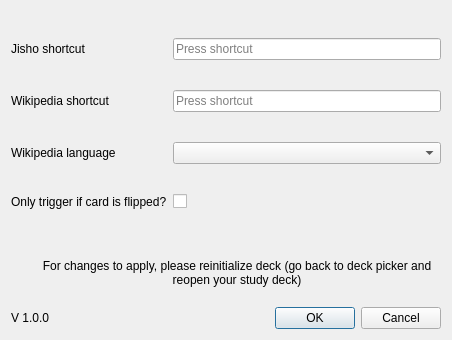
<?xml version="1.0" encoding="UTF-8"?>
<ui version="4.0">
 <class>Settings</class>
 <widget class="QDialog" name="Settings">
  <property name="enabled">
   <bool>true</bool>
  </property>
  <property name="geometry">
   <rect>
    <x>0</x>
    <y>0</y>
    <width>452</width>
    <height>340</height>
   </rect>
  </property>
  <property name="sizePolicy">
   <sizepolicy hsizetype="Fixed" vsizetype="Fixed">
    <horstretch>0</horstretch>
    <verstretch>0</verstretch>
   </sizepolicy>
  </property>
  <property name="windowTitle">
   <string>JishoLookup config</string>
  </property>
  <property name="modal">
   <bool>true</bool>
  </property>
  <layout class="QGridLayout" name="outerGrid">
   <item row="6" column="3">
    <widget class="QDialogButtonBox" name="buttonBox">
     <property name="orientation">
      <enum>Qt::Horizontal</enum>
     </property>
     <property name="standardButtons">
      <set>QDialogButtonBox::Cancel|QDialogButtonBox::Ok</set>
     </property>
    </widget>
   </item>
   <item row="6" column="0" colspan="2">
    <widget class="QLabel" name="version">
     <property name="text">
      <string>V 1.0.0</string>
     </property>
    </widget>
   </item>
   <item row="0" column="0" rowspan="4" colspan="4">
    <layout class="QGridLayout" name="gridLayout" rowstretch="0,0,0,0">
     <property name="sizeConstraint">
      <enum>QLayout::SetDefaultConstraint</enum>
     </property>
     <property name="verticalSpacing">
      <number>3</number>
     </property>
     <!-- Row 0: Jisho shortcut -->
     <item row="0" column="0">
      <widget class="QLabel" name="jishoLabel">
       <property name="toolTip">
        <string>The keyboard shortcut for Jisho lookup</string>
       </property>
       <property name="text">
        <string>Jisho shortcut</string>
       </property>
      </widget>
     </item>
     <item row="0" column="1">
      <widget class="QKeySequenceEdit" name="jishoTrigger">
       <property name="toolTip">
        <string>Left-click and choose key combo, then hit enter</string>
       </property>
      </widget>
     </item>
     <!-- Row 1: Wikipedia shortcut -->
     <item row="1" column="0">
      <widget class="QLabel" name="wikipediaLabel">
       <property name="toolTip">
        <string>The keyboard shortcut for Wikipedia lookup (fallback)</string>
       </property>
       <property name="text">
        <string>Wikipedia shortcut</string>
       </property>
      </widget>
     </item>
     <item row="1" column="1">
      <widget class="QKeySequenceEdit" name="wikipediaTrigger">
       <property name="toolTip">
        <string>Left-click and choose key combo, then hit enter</string>
       </property>
      </widget>
     </item>
     <!-- Row 2: Language -->
     <item row="2" column="0">
      <widget class="QLabel" name="languageLabel">
       <property name="toolTip">
        <string>The language wiki in which the add-on will look up the selected word(s)</string>
       </property>
       <property name="text">
        <string>Wikipedia language</string>
       </property>
      </widget>
     </item>
     <item row="2" column="1">
      <widget class="QComboBox" name="languageSelector">
       <property name="toolTip">
        <string>The language wiki in which the add-on will look up the selected word(s)</string>
       </property>
       <property name="currentIndex">
        <number>-1</number>
       </property>
       <property name="maxVisibleItems">
        <number>10</number>
       </property>
      </widget>
     </item>
     <!-- Row 3: Only trigger if card flipped -->
     <item row="3" column="0">
      <widget class="QLabel" name="backsideLabel">
       <property name="toolTip">
        <string>Whether to always show the lookup pop-up or only when card is flipped</string>
       </property>
       <property name="text">
        <string>Only trigger if card is flipped?</string>
       </property>
      </widget>
     </item>
     <item row="3" column="1">
      <widget class="QCheckBox" name="checkBox">
       <property name="text">
        <string/>
       </property>
      </widget>
     </item>
    </layout>
   </item>
   <item row="5" column="1" colspan="3">
    <widget class="QLabel" name="infoLabel">
     <property name="contextMenuPolicy">
      <enum>Qt::NoContextMenu</enum>
     </property>
     <property name="text">
      <string>For changes to apply, please reinitialize deck (go back to deck picker and reopen your study deck)</string>
     </property>
     <property name="alignment">
      <set>Qt::AlignCenter</set>
     </property>
     <property name="wordWrap">
      <bool>true</bool>
     </property>
    </widget>
   </item>
  </layout>
 </widget>
 <resources/>
 <connections>
  <connection>
   <sender>buttonBox</sender>
   <signal>accepted()</signal>
   <receiver>Settings</receiver>
   <slot>accept()</slot>
   <hints>
    <hint type="sourcelabel">
     <x>248</x>
     <y>254</y>
    </hint>
    <hint type="destinationlabel">
     <x>157</x>
     <y>274</y>
    </hint>
   </hints>
  </connection>
  <connection>
   <sender>buttonBox</sender>
   <signal>rejected()</signal>
   <receiver>Settings</receiver>
   <slot>reject()</slot>
   <hints>
    <hint type="sourcelabel">
     <x>316</x>
     <y>260</y>
    </hint>
    <hint type="destinationlabel">
     <x>286</x>
     <y>274</y>
    </hint>
   </hints>
  </connection>
 </connections>
</ui>
